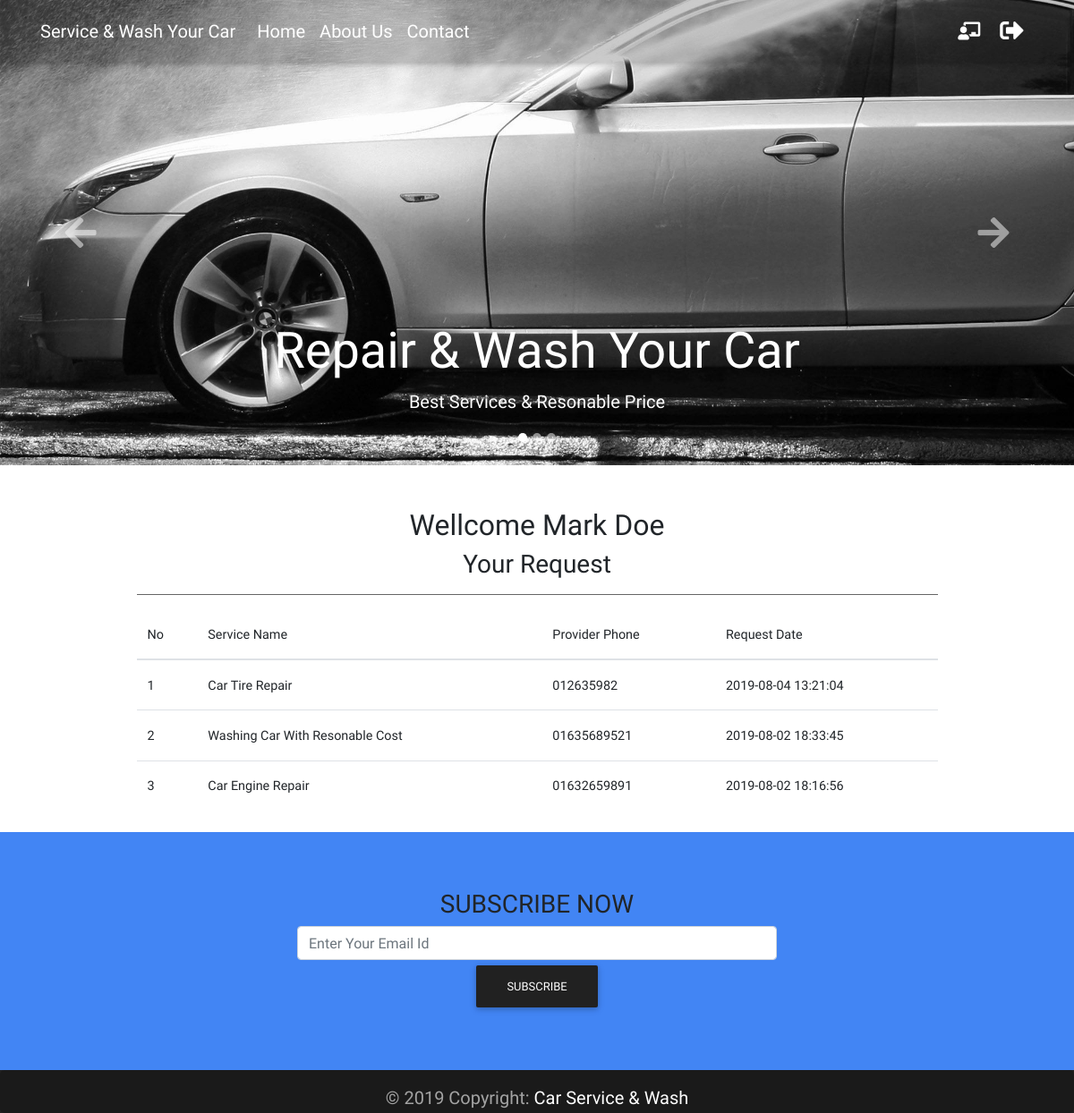
Page /user_dashboard.php (signed in) on the committed database.
### tables this page shows
CREATE TABLE `pages` (
  `id` int(10) UNSIGNED NOT NULL,
  `title` varchar(255) NOT NULL,
  `description` text NOT NULL
);

CREATE TABLE `requests` (
  `id` int(10) UNSIGNED NOT NULL,
  `provider_id` int(10) UNSIGNED NOT NULL,
  `service_id` int(10) UNSIGNED NOT NULL,
  `user_id` int(10) UNSIGNED NOT NULL,
  `date` timestamp NOT NULL DEFAULT CURRENT_TIMESTAMP
);

CREATE TABLE `services` (
  `id` int(11) UNSIGNED NOT NULL,
  `name` varchar(150) NOT NULL,
  `location` varchar(150) NOT NULL,
  `phone` varchar(15) NOT NULL,
  `category_id` int(10) UNSIGNED NOT NULL,
  `user_id` int(10) UNSIGNED NOT NULL,
  `description` text NOT NULL,
  `price` varchar(20) NOT NULL,
  `image` varchar(255) NOT NULL,
  `date` timestamp NOT NULL DEFAULT CURRENT_TIMESTAMP
);

### classes/Page.php (called while the page is built, shortened)
<?php
	$filepath=realpath(dirname(__FILE__));
	include_once ($filepath.'/../lib/Database.php');
?>
<?php
class Page
{
	private $db;
	function __construct(){
		$this->db=new Database();
	}
	public function getAllPage(){
		$query = "SELECT * FROM pages ORDER BY id DESC";
		$result = $this->db->select($query);
		return $result;
	}
}
?>

### lib/Database.php (called while the page is built, shortened)
<?php
    Class Database{
     public $host   = DB_HOST;
     public $user   = DB_USER;
     public $pass   = DB_PASS;
     public $dbname = DB_NAME;
     public $link;
    private function connectDB(){
     $this->link = new mysqli($this->host, $this->user, $this->pass,
      $this->dbname);
     }
    public function select($query){
      $result = $this->link->query($query) or
       die($this->link->error.__LINE__);
      if($result->num_rows > 0){
        return $result;
      } else {
        return false;
      }
     }
    }

### inc/inc.php (called while the page is built, shortened)
<?php
include 'lib/Session.php' ;
	include 'lib/Database.php' ;
	$request = new Request();
	$page = new Page();
?>

### lib/Session.php (called while the page is built, shortened)
<?php
class Session{
  public static function get($key){
    if (isset($_SESSION[$key])) {
      return $_SESSION[$key];
    } else {
      return false;
    }
  }
}
?>

### classes/Request.php (called while the page is built, shortened)
<?php
	$filepath=realpath(dirname(__FILE__));
	include_once ($filepath.'/../lib/Database.php');
?>
<?php
class Request
{
	private $db;
    private $fm;
	function __construct(){
		$this->db=new Database();
	  	$this->fm=new Format();
	}
	public function getAllRequestForUser($id = null){
		if($id == null){
			$user_id = (Session::get('userId') !== false) ? Session::get('userId') : $id;
		}else{
			$user_id=$this->fm->validation($id);
       		$user_id=mysqli_real_escape_string($this->db->link,$user_id);
		}
		$query="SELECT requests.id as request_id,
				requests.date as request_date,
				users.full_name as user_name,
				users.email as email,
				users.phone as phone,
				users.id as user_id,
				services.name as service_name,
				services.phone as service_phone,
				services.id as service_id
				FROM requests
				INNER JOIN services
				on requests.service_id = services.id
				INNER JOIN users
				on requests.user_id = users.id
				WHERE requests.user_id = '$user_id'
				order by requests.id desc";
   		$result=$this->db->select($query);
   		return $result;
	}
}
?>

### user_dashboard.php (the view, shortened to what this page needs)
<?php include 'inc/header.php'; ?>
<?php include 'inc/top_nav.php'; ?>
<?php include 'inc/carousel.php'; ?>
<main>
	<div class="container">
		<div class="mt-5 wow fadeIn">
			<div class="col-md-10 mx-auto">
				<h2 class="text-center">Wellcome <?php echo Session::get('userName'); ?></h2>
				<h3 class="text-center">Your Request</h3>
				<hr class="hr-dark">
					<table class="table table-hover table-inverse">
						<thead>
							<tr>
								<th>No</th>
								<th>Service Name</th>
								<th>Provider Phone</th>
								<th>Request Date</th>
							</tr>
						</thead>
						<tbody>
							<?php
							$result = $request->getAllRequestForUser();
							$i = 0;
							if($result){
								while($value = $result->fetch_assoc()){
								$i++;
								?>
							<tr>
								<td><?php echo $i; ?></td>
								<td><?php echo $value['service_name']; ?></td>
								<td><?php echo $value['service_phone']; ?></td>
								<td><?php echo $value['request_date']; ?></td></td>
							</tr>
							<?php } } ?>
						</tbody>
					</table>
			</div>
		</div>
	</div>
</main>
<?php include 'inc/footer.php'; ?>

### inc/top_nav.php (shortened to what this page needs)
<nav class="navbar fixed-top navbar-expand-lg navbar-dark  scrolling-navbar">
    <div class="container">
        <a class="navbar-brand" href="index.php">
        <strong>Service & Wash Your Car</strong>
        </a>
        <div class="collapse navbar-collapse" id="navbarSupportedContent">
            <ul class="navbar-nav mr-auto">
                <li class="nav-item">
                  <a class="nav-link" href="index.php">Home
                  </a>
                </li>
                <?php
                   $result=$page->getAllPage();
                   if($result){
                       while($value=$result->fetch_assoc()) {
                ?>
                <li class="nav-item">
                    <a class="nav-link" href="<?php echo URLROOT ?>/page.php?pageId=<?php echo $value['id']; ?>"><?php echo $value['title']; ?></a>
                </li>
                <?php } } ?>
                <li class="nav-item">
                  <a class="nav-link" href="contact.php">Contact
                  </a>
                </li>
            </ul>
            <ul class="navbar-nav nav-flex-icons">
                <?php if (Session::get('userLogin') == true || isset($_COOKIE['user'])): ?>
                        <li class="nav-item">
                            <a href="<?php echo(URLROOT);?>/user_dashboard.php" class="nav-link" title="User Dashboard">
                                <i class="fas fa-chalkboard-teacher"></i>
                            </a>
                        </li>
                    <li class="nav-item">
                        <a href="<?php echo(URLROOT);?>/logout.php?action=logout" class="nav-link" title="logout">
                            <i class="fas fa-sign-out-alt fa-lg"></i>
                        </a>
                    </li>
                <?php endif ?>
            </ul>
        </div>
    </div>
</nav>

### assets/css/style.css (style rules this page uses)
body { font-family: 'Grenze', serif; font-size: 20px; }
.navbar { background-color: rgba(0, 0, 0, 0.2); }

### rows in the picture
pages: title "About Us"
requests: service.name "Car Tire Repair", service.phone "012635982", date "2019-08-04 13:21:04"
requests: service.name "Washing Car With Resonable Cost", service.phone "01635689521", date "2019-08-02 18:33:45"
requests: service.name "Car Engine Repair", service.phone "01632659891", date "2019-08-02 18:16:56"

### other values in the picture
Session::get('userName') "Mark Doe"
